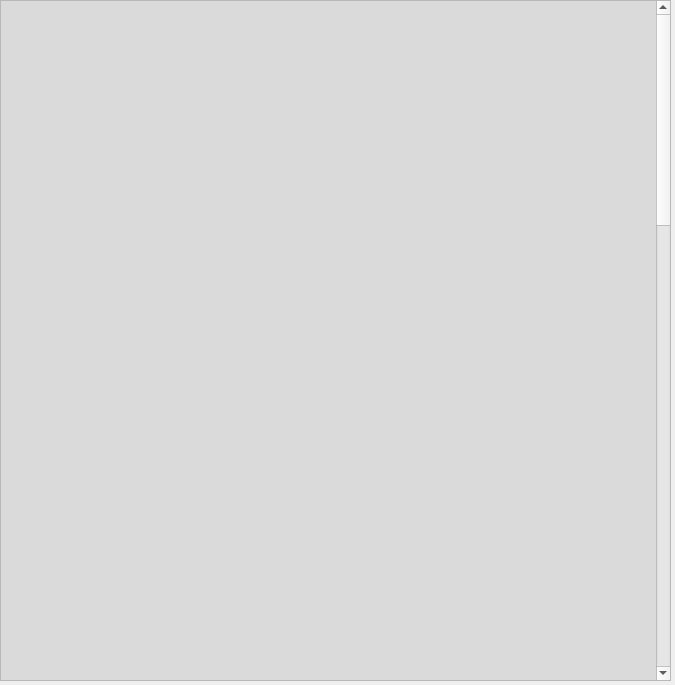
<?xml version="1.0" encoding="UTF-8"?>
<ui version="4.0">
 <class>Form</class>
 <widget class="QWidget" name="Form">
  <property name="geometry">
   <rect>
    <x>0</x>
    <y>0</y>
    <width>675</width>
    <height>685</height>
   </rect>
  </property>
  <property name="windowTitle">
   <string>Form</string>
  </property>
  <widget class="QScrollArea" name="scrollArea_2">
   <property name="geometry">
    <rect>
     <x>0</x>
     <y>0</y>
     <width>671</width>
     <height>681</height>
    </rect>
   </property>
   <property name="styleSheet">
    <string notr="true"/>
   </property>
   <property name="widgetResizable">
    <bool>true</bool>
   </property>
   <widget class="QWidget" name="scrollAreaWidgetContents_2">
    <property name="geometry">
     <rect>
      <x>0</x>
      <y>0</y>
      <width>654</width>
      <height>2100</height>
     </rect>
    </property>
    <property name="minimumSize">
     <size>
      <width>0</width>
      <height>2100</height>
     </size>
    </property>
    <property name="maximumSize">
     <size>
      <width>16777215</width>
      <height>16777215</height>
     </size>
    </property>
    <property name="styleSheet">
     <string notr="true">background-color: rgb(218, 218, 218);</string>
    </property>
    <widget class="QWidget" name="verticalLayoutWidget">
     <property name="geometry">
      <rect>
       <x>70</x>
       <y>10</y>
       <width>531</width>
       <height>2071</height>
      </rect>
     </property>
     <layout class="QVBoxLayout" name="verticalLayout">
      <item>
       <widget class="caInclude" name="cainclude">
        <property name="macro">
         <string notr="true">SYS=$(SYS),DEVICE=$(DEVICE),ID=0</string>
        </property>
        <property name="filename" stdset="0">
         <string notr="true">G_EVR_dbus.ui</string>
        </property>
       </widget>
      </item>
      <item>
       <widget class="caInclude" name="cainclude_2">
        <property name="macro">
         <string notr="true">SYS=$(SYS),DEVICE=$(DEVICE),ID=1</string>
        </property>
        <property name="filename" stdset="0">
         <string notr="true">G_EVR_dbus.ui</string>
        </property>
       </widget>
      </item>
      <item>
       <widget class="caInclude" name="cainclude_3">
        <property name="macro">
         <string notr="true">SYS=$(SYS),DEVICE=$(DEVICE),ID=2</string>
        </property>
        <property name="filename" stdset="0">
         <string notr="true">G_EVR_dbus.ui</string>
        </property>
       </widget>
      </item>
      <item>
       <widget class="caInclude" name="cainclude_4">
        <property name="macro">
         <string notr="true">SYS=$(SYS),DEVICE=$(DEVICE),ID=3</string>
        </property>
        <property name="filename" stdset="0">
         <string notr="true">G_EVR_dbus.ui</string>
        </property>
       </widget>
      </item>
      <item>
       <widget class="caInclude" name="cainclude_5">
        <property name="macro">
         <string notr="true">SYS=$(SYS),DEVICE=$(DEVICE),ID=4</string>
        </property>
        <property name="filename" stdset="0">
         <string notr="true">G_EVR_dbus.ui</string>
        </property>
       </widget>
      </item>
      <item>
       <widget class="caInclude" name="cainclude_6">
        <property name="macro">
         <string notr="true">SYS=$(SYS),DEVICE=$(DEVICE),ID=5</string>
        </property>
        <property name="filename" stdset="0">
         <string notr="true">G_EVR_dbus.ui</string>
        </property>
       </widget>
      </item>
      <item>
       <widget class="caInclude" name="cainclude_7">
        <property name="macro">
         <string notr="true">SYS=$(SYS),DEVICE=$(DEVICE),ID=6</string>
        </property>
        <property name="filename" stdset="0">
         <string notr="true">G_EVR_dbus.ui</string>
        </property>
       </widget>
      </item>
      <item>
       <widget class="caInclude" name="cainclude_8">
        <property name="macro">
         <string notr="true">SYS=$(SYS),DEVICE=$(DEVICE),ID=7</string>
        </property>
        <property name="filename" stdset="0">
         <string notr="true">G_EVR_dbus.ui</string>
        </property>
       </widget>
      </item>
     </layout>
    </widget>
   </widget>
  </widget>
 </widget>
 <customwidgets>
  <customwidget>
   <class>caInclude</class>
   <extends>QWidget</extends>
   <header>caInclude</header>
  </customwidget>
 </customwidgets>
 <resources/>
 <connections/>
</ui>
